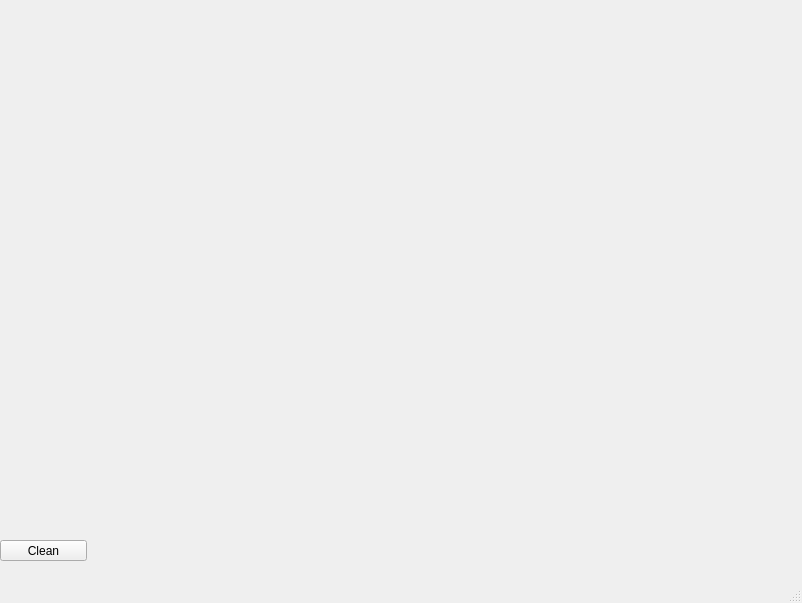
<?xml version="1.0" encoding="UTF-8"?>
<ui version="4.0">
 <class>QGraphBuilder</class>
 <widget class="QMainWindow" name="QGraphBuilder">
  <property name="geometry">
   <rect>
    <x>0</x>
    <y>0</y>
    <width>802</width>
    <height>603</height>
   </rect>
  </property>
  <property name="windowTitle">
   <string>MainWindow</string>
  </property>
  <widget class="QWidget" name="centralwidget">
   <widget class="QWidget" name="gridLayoutWidget">
    <property name="geometry">
     <rect>
      <x>0</x>
      <y>0</y>
      <width>801</width>
      <height>541</height>
     </rect>
    </property>
    <layout class="QGridLayout" name="gridLayout"/>
   </widget>
   <widget class="QPushButton" name="clearButton">
    <property name="geometry">
     <rect>
      <x>0</x>
      <y>540</y>
      <width>87</width>
      <height>21</height>
     </rect>
    </property>
    <property name="text">
     <string>Clean</string>
    </property>
   </widget>
  </widget>
  <widget class="QMenuBar" name="menubar">
   <property name="geometry">
    <rect>
     <x>0</x>
     <y>0</y>
     <width>802</width>
     <height>23</height>
    </rect>
   </property>
  </widget>
  <widget class="QStatusBar" name="statusbar"/>
 </widget>
 <resources/>
 <connections/>
</ui>
